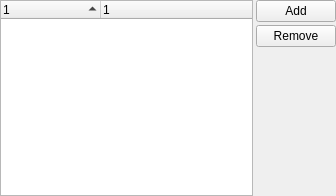
<ui version="4.0" >
 <class>AccountManageClass</class>
 <widget class="QWidget" name="AccountManageClass" >
  <property name="geometry" >
   <rect>
    <x>0</x>
    <y>0</y>
    <width>336</width>
    <height>196</height>
   </rect>
  </property>
  <property name="windowTitle" >
   <string>AccountManage</string>
  </property>
  <layout class="QHBoxLayout" >
   <property name="margin" >
    <number>0</number>
   </property>
   <property name="spacing" >
    <number>3</number>
   </property>
   <item>
    <widget class="QTreeWidget" name="trwAccounts" >
     <property name="rootIsDecorated" >
      <bool>false</bool>
     </property>
     <property name="itemsExpandable" >
      <bool>false</bool>
     </property>
     <property name="sortingEnabled" >
      <bool>true</bool>
     </property>
     <property name="columnCount" >
      <number>2</number>
     </property>
     <column>
      <property name="text" >
       <string>1</string>
      </property>
     </column>
     <column>
      <property name="text" >
       <string>1</string>
      </property>
     </column>
    </widget>
   </item>
   <item>
    <layout class="QVBoxLayout" >
     <property name="margin" >
      <number>0</number>
     </property>
     <property name="spacing" >
      <number>3</number>
     </property>
     <item>
      <widget class="QPushButton" name="pbtAdd" >
       <property name="text" >
        <string>Add</string>
       </property>
      </widget>
     </item>
     <item>
      <widget class="QPushButton" name="pbtRemove" >
       <property name="text" >
        <string>Remove</string>
       </property>
      </widget>
     </item>
     <item>
      <spacer>
       <property name="orientation" >
        <enum>Qt::Vertical</enum>
       </property>
       <property name="sizeHint" >
        <size>
         <width>20</width>
         <height>40</height>
        </size>
       </property>
      </spacer>
     </item>
    </layout>
   </item>
  </layout>
 </widget>
 <layoutdefault spacing="6" margin="11" />
 <resources/>
 <connections/>
</ui>
